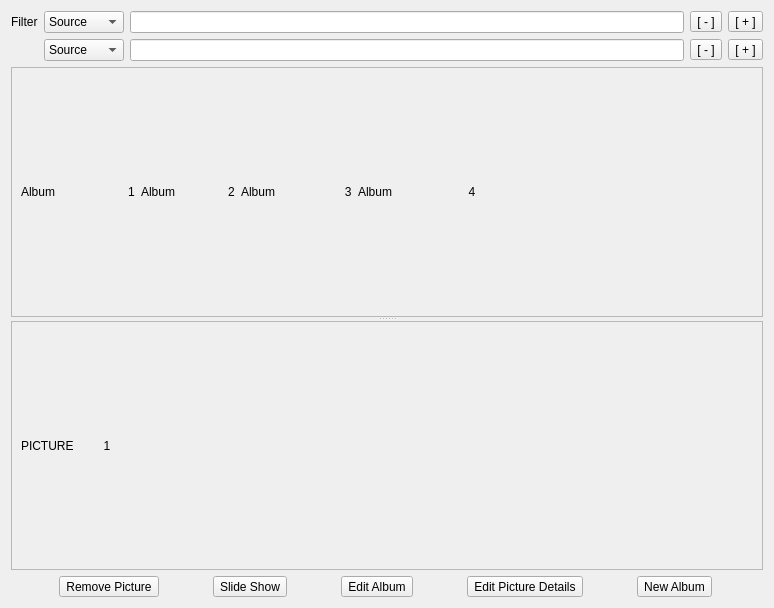
<?xml version="1.0" encoding="UTF-8"?>
<ui version="4.0">
 <class>PhotoDialog</class>
 <widget class="QWidget" name="PhotoDialog">
  <property name="geometry">
   <rect>
    <x>0</x>
    <y>0</y>
    <width>774</width>
    <height>608</height>
   </rect>
  </property>
  <property name="windowTitle">
   <string/>
  </property>
  <layout class="QVBoxLayout" name="verticalLayout">
   <item>
    <layout class="QGridLayout" name="gridLayout">
     <item row="0" column="0">
      <widget class="QLabel" name="label_4">
       <property name="text">
        <string>Filter</string>
       </property>
      </widget>
     </item>
     <item row="0" column="1">
      <layout class="QHBoxLayout" name="horizontalLayout">
       <item>
        <widget class="QComboBox" name="comboBox">
         <item>
          <property name="text">
           <string>Source</string>
          </property>
         </item>
         <item>
          <property name="text">
           <string>Category</string>
          </property>
         </item>
         <item>
          <property name="text">
           <string>Rating</string>
          </property>
         </item>
        </widget>
       </item>
       <item>
        <widget class="QLineEdit" name="lineEdit"/>
       </item>
       <item>
        <widget class="QToolButton" name="toolButton">
         <property name="text">
          <string>[ - ]</string>
         </property>
        </widget>
       </item>
       <item>
        <widget class="QToolButton" name="toolButton_2">
         <property name="text">
          <string>[ + ]</string>
         </property>
        </widget>
       </item>
      </layout>
     </item>
     <item row="1" column="1">
      <layout class="QHBoxLayout" name="horizontalLayout_4">
       <item>
        <widget class="QComboBox" name="comboBox_2">
         <item>
          <property name="text">
           <string>Source</string>
          </property>
         </item>
         <item>
          <property name="text">
           <string>Category</string>
          </property>
         </item>
         <item>
          <property name="text">
           <string>Rating</string>
          </property>
         </item>
        </widget>
       </item>
       <item>
        <widget class="QLineEdit" name="lineEdit_2"/>
       </item>
       <item>
        <widget class="QToolButton" name="toolButton_3">
         <property name="text">
          <string>[ - ]</string>
         </property>
        </widget>
       </item>
       <item>
        <widget class="QToolButton" name="toolButton_4">
         <property name="text">
          <string>[ + ]</string>
         </property>
        </widget>
       </item>
      </layout>
     </item>
    </layout>
   </item>
   <item>
    <widget class="QSplitter" name="splitter">
     <property name="orientation">
      <enum>Qt::Vertical</enum>
     </property>
     <widget class="QScrollArea" name="scrollArea">
      <property name="widgetResizable">
       <bool>true</bool>
      </property>
      <property name="alignment">
       <set>Qt::AlignBottom|Qt::AlignLeading|Qt::AlignLeft</set>
      </property>
      <widget class="QWidget" name="scrollAreaWidgetContents">
       <property name="geometry">
        <rect>
         <x>0</x>
         <y>0</y>
         <width>746</width>
         <height>227</height>
        </rect>
       </property>
       <property name="styleSheet">
        <string notr="true">QWidget#scrollAreaWidgetContents{border: none;}</string>
       </property>
       <layout class="QHBoxLayout" name="horizontalLayout_2">
        <item>
         <layout class="QHBoxLayout" name="albumLayout"/>
        </item>
        <item>
         <widget class="QLabel" name="label">
          <property name="text">
           <string>Album                      1</string>
          </property>
         </widget>
        </item>
        <item>
         <widget class="QLabel" name="label_3">
          <property name="text">
           <string>Album                2</string>
          </property>
         </widget>
        </item>
        <item>
         <widget class="QLabel" name="label_6">
          <property name="text">
           <string>Album                     3</string>
          </property>
         </widget>
        </item>
        <item>
         <widget class="QLabel" name="label_5">
          <property name="text">
           <string>Album                       4   </string>
          </property>
         </widget>
        </item>
        <item>
         <spacer name="horizontalSpacer">
          <property name="orientation">
           <enum>Qt::Horizontal</enum>
          </property>
          <property name="sizeHint" stdset="0">
           <size>
            <width>139</width>
            <height>20</height>
           </size>
          </property>
         </spacer>
        </item>
       </layout>
      </widget>
     </widget>
     <widget class="QScrollArea" name="scrollArea_2">
      <property name="widgetResizable">
       <bool>true</bool>
      </property>
      <property name="alignment">
       <set>Qt::AlignBottom|Qt::AlignLeading|Qt::AlignLeft</set>
      </property>
      <widget class="QWidget" name="scrollAreaWidgetContents_2">
       <property name="geometry">
        <rect>
         <x>0</x>
         <y>0</y>
         <width>746</width>
         <height>227</height>
        </rect>
       </property>
       <property name="styleSheet">
        <string notr="true">QWidget#scrollAreaWidgetContents{border: none;}</string>
       </property>
       <layout class="QHBoxLayout" name="horizontalLayout_3">
        <item>
         <layout class="QHBoxLayout" name="photoLayout"/>
        </item>
        <item>
         <widget class="QLabel" name="label_2">
          <property name="text">
           <string>PICTURE         1</string>
          </property>
         </widget>
        </item>
        <item>
         <spacer name="horizontalSpacer_2">
          <property name="orientation">
           <enum>Qt::Horizontal</enum>
          </property>
          <property name="sizeHint" stdset="0">
           <size>
            <width>426</width>
            <height>20</height>
           </size>
          </property>
         </spacer>
        </item>
       </layout>
      </widget>
     </widget>
    </widget>
   </item>
   <item>
    <layout class="QHBoxLayout" name="horizontalLayout_5">
     <item>
      <widget class="QToolButton" name="toolButton_RemovePicture">
       <property name="text">
        <string>Remove Picture</string>
       </property>
      </widget>
     </item>
     <item>
      <widget class="QToolButton" name="toolButton_SlideShow">
       <property name="text">
        <string>Slide Show</string>
       </property>
      </widget>
     </item>
     <item>
      <widget class="QToolButton" name="toolButton_EditAlbum">
       <property name="text">
        <string>Edit Album</string>
       </property>
      </widget>
     </item>
     <item>
      <widget class="QToolButton" name="toolButton_EditPictureDetails">
       <property name="text">
        <string>Edit Picture Details</string>
       </property>
      </widget>
     </item>
     <item>
      <widget class="QToolButton" name="toolButton_NewAlbum">
       <property name="text">
        <string>New Album</string>
       </property>
      </widget>
     </item>
    </layout>
   </item>
  </layout>
 </widget>
 <resources>
  <include location="../LinksCloud/images.qrc"/>
 </resources>
 <connections/>
</ui>
